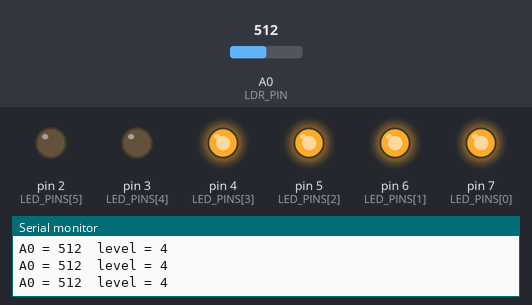
Bench run of a sketch on a simulated Arduino Uno, built with avr-gcc and run on an emulated ATmega328P. Parts: output pins drawn as LEDs (lit = HIGH), the last lines printed to the serial monitor. The inputs (shaded band) are chosen by the test bench; at power-on: A0 (LDR_PIN) = 512.

Above: at 1.2 s.
1.3 s: A0 (LDR_PIN) set to 689
2.8 s: A0 (LDR_PIN) set to 713
At 4.0 s:
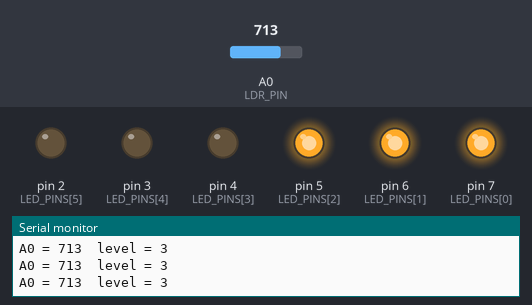
4.3 s: A0 (LDR_PIN) set to 792
5.8 s: A0 (LDR_PIN) set to 814
At 6.6 s:
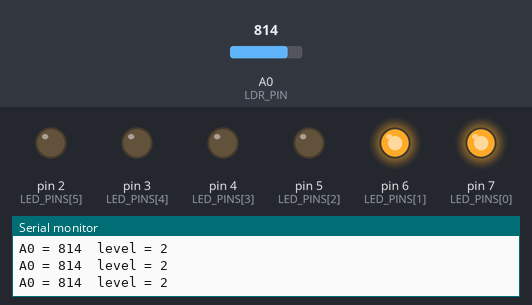
7.3 s: A0 (LDR_PIN) set to 884
8.8 s: A0 (LDR_PIN) set to 906
At 9.1 s:
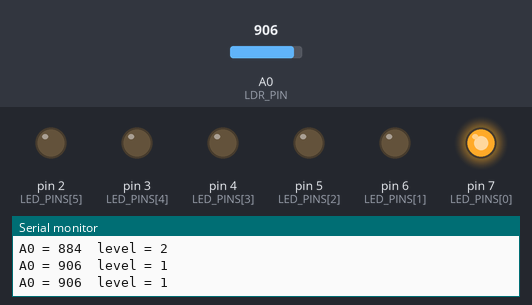
Timing chart, 0 to 11.3 s (numbered marks = the images above; inputs shaded):
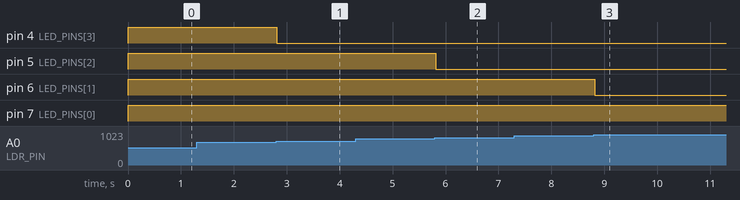

Measured:
- the behaviour switches between 699 and 700 on A0 (LDR_PIN) (found by bisection; images 0 and 1)
- the behaviour switches between 799 and 800 on A0 (LDR_PIN) (found by bisection; images 1 and 2)
- the behaviour switches between 899 and 900 on A0 (LDR_PIN) (found by bisection; images 2 and 3)
- after the input at 2.8 s, pin 4 (LED_PINS[3]): HIGH → LOW at once
- after the input at 5.8 s, pin 5 (LED_PINS[2]): HIGH → LOW at once
- after the input at 8.8 s, pin 6 (LED_PINS[1]): HIGH → LOW at once

The sketch:

sketch.ino
```cpp
// ЛР №3. Індикатор затемнення: 6 світлодіодів накопичувально
const int LDR_PIN = A0;
// червоний, червоний, жовтий, жовтий, зелений, зелений
const int LED_PINS[6] = {7, 6, 5, 4, 3, 2};

// Пороги analogRead, підібрані за калібруванням у симуляторі:
// менше значення означає більше затемнення
const int THR[6] = {950, 900, 800, 700, 500, 200};

void setup() {
  for (int i = 0; i < 6; i++) {
    pinMode(LED_PINS[i], OUTPUT);
  }
  Serial.begin(9600);
}

void loop() {
  int v = analogRead(LDR_PIN);

  // level: скільки порогів значення вже перетнуло
  int level = 0;
  for (int i = 0; i < 6; i++) {
    if (v < THR[i]) level = i + 1;
  }

  // перші level світлодіодів горять, решта вимкнені
  for (int i = 0; i < 6; i++) {
    digitalWrite(LED_PINS[i], i < level ? HIGH : LOW);
  }

  Serial.print("A0 = ");
  Serial.print(v);
  Serial.print("  level = ");
  Serial.println(level);
  delay(200);
}
```
